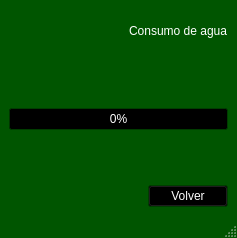
<?xml version="1.0" encoding="UTF-8"?>
<ui version="4.0">
 <class>Controladores</class>
 <widget class="QMainWindow" name="Controladores">
  <property name="geometry">
   <rect>
    <x>0</x>
    <y>0</y>
    <width>237</width>
    <height>238</height>
   </rect>
  </property>
  <property name="palette">
   <palette>
    <active>
     <colorrole role="WindowText">
      <brush brushstyle="SolidPattern">
       <color alpha="255">
        <red>255</red>
        <green>255</green>
        <blue>255</blue>
       </color>
      </brush>
     </colorrole>
     <colorrole role="Button">
      <brush brushstyle="SolidPattern">
       <color alpha="255">
        <red>0</red>
        <green>0</green>
        <blue>0</blue>
       </color>
      </brush>
     </colorrole>
     <colorrole role="Light">
      <brush brushstyle="SolidPattern">
       <color alpha="255">
        <red>0</red>
        <green>127</green>
        <blue>0</blue>
       </color>
      </brush>
     </colorrole>
     <colorrole role="Midlight">
      <brush brushstyle="SolidPattern">
       <color alpha="255">
        <red>0</red>
        <green>106</green>
        <blue>0</blue>
       </color>
      </brush>
     </colorrole>
     <colorrole role="Dark">
      <brush brushstyle="SolidPattern">
       <color alpha="255">
        <red>0</red>
        <green>42</green>
        <blue>0</blue>
       </color>
      </brush>
     </colorrole>
     <colorrole role="Mid">
      <brush brushstyle="SolidPattern">
       <color alpha="255">
        <red>0</red>
        <green>56</green>
        <blue>0</blue>
       </color>
      </brush>
     </colorrole>
     <colorrole role="Text">
      <brush brushstyle="SolidPattern">
       <color alpha="255">
        <red>255</red>
        <green>255</green>
        <blue>255</blue>
       </color>
      </brush>
     </colorrole>
     <colorrole role="BrightText">
      <brush brushstyle="SolidPattern">
       <color alpha="255">
        <red>255</red>
        <green>255</green>
        <blue>255</blue>
       </color>
      </brush>
     </colorrole>
     <colorrole role="ButtonText">
      <brush brushstyle="SolidPattern">
       <color alpha="255">
        <red>255</red>
        <green>255</green>
        <blue>255</blue>
       </color>
      </brush>
     </colorrole>
     <colorrole role="Base">
      <brush brushstyle="SolidPattern">
       <color alpha="255">
        <red>0</red>
        <green>0</green>
        <blue>0</blue>
       </color>
      </brush>
     </colorrole>
     <colorrole role="Window">
      <brush brushstyle="SolidPattern">
       <color alpha="255">
        <red>0</red>
        <green>85</green>
        <blue>0</blue>
       </color>
      </brush>
     </colorrole>
     <colorrole role="Shadow">
      <brush brushstyle="SolidPattern">
       <color alpha="255">
        <red>0</red>
        <green>0</green>
        <blue>0</blue>
       </color>
      </brush>
     </colorrole>
     <colorrole role="AlternateBase">
      <brush brushstyle="SolidPattern">
       <color alpha="255">
        <red>0</red>
        <green>42</green>
        <blue>0</blue>
       </color>
      </brush>
     </colorrole>
     <colorrole role="ToolTipBase">
      <brush brushstyle="SolidPattern">
       <color alpha="255">
        <red>255</red>
        <green>255</green>
        <blue>220</blue>
       </color>
      </brush>
     </colorrole>
     <colorrole role="ToolTipText">
      <brush brushstyle="SolidPattern">
       <color alpha="255">
        <red>0</red>
        <green>0</green>
        <blue>0</blue>
       </color>
      </brush>
     </colorrole>
    </active>
    <inactive>
     <colorrole role="WindowText">
      <brush brushstyle="SolidPattern">
       <color alpha="255">
        <red>255</red>
        <green>255</green>
        <blue>255</blue>
       </color>
      </brush>
     </colorrole>
     <colorrole role="Button">
      <brush brushstyle="SolidPattern">
       <color alpha="255">
        <red>0</red>
        <green>0</green>
        <blue>0</blue>
       </color>
      </brush>
     </colorrole>
     <colorrole role="Light">
      <brush brushstyle="SolidPattern">
       <color alpha="255">
        <red>0</red>
        <green>127</green>
        <blue>0</blue>
       </color>
      </brush>
     </colorrole>
     <colorrole role="Midlight">
      <brush brushstyle="SolidPattern">
       <color alpha="255">
        <red>0</red>
        <green>106</green>
        <blue>0</blue>
       </color>
      </brush>
     </colorrole>
     <colorrole role="Dark">
      <brush brushstyle="SolidPattern">
       <color alpha="255">
        <red>0</red>
        <green>42</green>
        <blue>0</blue>
       </color>
      </brush>
     </colorrole>
     <colorrole role="Mid">
      <brush brushstyle="SolidPattern">
       <color alpha="255">
        <red>0</red>
        <green>56</green>
        <blue>0</blue>
       </color>
      </brush>
     </colorrole>
     <colorrole role="Text">
      <brush brushstyle="SolidPattern">
       <color alpha="255">
        <red>255</red>
        <green>255</green>
        <blue>255</blue>
       </color>
      </brush>
     </colorrole>
     <colorrole role="BrightText">
      <brush brushstyle="SolidPattern">
       <color alpha="255">
        <red>255</red>
        <green>255</green>
        <blue>255</blue>
       </color>
      </brush>
     </colorrole>
     <colorrole role="ButtonText">
      <brush brushstyle="SolidPattern">
       <color alpha="255">
        <red>255</red>
        <green>255</green>
        <blue>255</blue>
       </color>
      </brush>
     </colorrole>
     <colorrole role="Base">
      <brush brushstyle="SolidPattern">
       <color alpha="255">
        <red>0</red>
        <green>0</green>
        <blue>0</blue>
       </color>
      </brush>
     </colorrole>
     <colorrole role="Window">
      <brush brushstyle="SolidPattern">
       <color alpha="255">
        <red>0</red>
        <green>85</green>
        <blue>0</blue>
       </color>
      </brush>
     </colorrole>
     <colorrole role="Shadow">
      <brush brushstyle="SolidPattern">
       <color alpha="255">
        <red>0</red>
        <green>0</green>
        <blue>0</blue>
       </color>
      </brush>
     </colorrole>
     <colorrole role="AlternateBase">
      <brush brushstyle="SolidPattern">
       <color alpha="255">
        <red>0</red>
        <green>42</green>
        <blue>0</blue>
       </color>
      </brush>
     </colorrole>
     <colorrole role="ToolTipBase">
      <brush brushstyle="SolidPattern">
       <color alpha="255">
        <red>255</red>
        <green>255</green>
        <blue>220</blue>
       </color>
      </brush>
     </colorrole>
     <colorrole role="ToolTipText">
      <brush brushstyle="SolidPattern">
       <color alpha="255">
        <red>0</red>
        <green>0</green>
        <blue>0</blue>
       </color>
      </brush>
     </colorrole>
    </inactive>
    <disabled>
     <colorrole role="WindowText">
      <brush brushstyle="SolidPattern">
       <color alpha="255">
        <red>0</red>
        <green>42</green>
        <blue>0</blue>
       </color>
      </brush>
     </colorrole>
     <colorrole role="Button">
      <brush brushstyle="SolidPattern">
       <color alpha="255">
        <red>0</red>
        <green>0</green>
        <blue>0</blue>
       </color>
      </brush>
     </colorrole>
     <colorrole role="Light">
      <brush brushstyle="SolidPattern">
       <color alpha="255">
        <red>0</red>
        <green>127</green>
        <blue>0</blue>
       </color>
      </brush>
     </colorrole>
     <colorrole role="Midlight">
      <brush brushstyle="SolidPattern">
       <color alpha="255">
        <red>0</red>
        <green>106</green>
        <blue>0</blue>
       </color>
      </brush>
     </colorrole>
     <colorrole role="Dark">
      <brush brushstyle="SolidPattern">
       <color alpha="255">
        <red>0</red>
        <green>42</green>
        <blue>0</blue>
       </color>
      </brush>
     </colorrole>
     <colorrole role="Mid">
      <brush brushstyle="SolidPattern">
       <color alpha="255">
        <red>0</red>
        <green>56</green>
        <blue>0</blue>
       </color>
      </brush>
     </colorrole>
     <colorrole role="Text">
      <brush brushstyle="SolidPattern">
       <color alpha="255">
        <red>0</red>
        <green>42</green>
        <blue>0</blue>
       </color>
      </brush>
     </colorrole>
     <colorrole role="BrightText">
      <brush brushstyle="SolidPattern">
       <color alpha="255">
        <red>255</red>
        <green>255</green>
        <blue>255</blue>
       </color>
      </brush>
     </colorrole>
     <colorrole role="ButtonText">
      <brush brushstyle="SolidPattern">
       <color alpha="255">
        <red>0</red>
        <green>42</green>
        <blue>0</blue>
       </color>
      </brush>
     </colorrole>
     <colorrole role="Base">
      <brush brushstyle="SolidPattern">
       <color alpha="255">
        <red>0</red>
        <green>85</green>
        <blue>0</blue>
       </color>
      </brush>
     </colorrole>
     <colorrole role="Window">
      <brush brushstyle="SolidPattern">
       <color alpha="255">
        <red>0</red>
        <green>85</green>
        <blue>0</blue>
       </color>
      </brush>
     </colorrole>
     <colorrole role="Shadow">
      <brush brushstyle="SolidPattern">
       <color alpha="255">
        <red>0</red>
        <green>0</green>
        <blue>0</blue>
       </color>
      </brush>
     </colorrole>
     <colorrole role="AlternateBase">
      <brush brushstyle="SolidPattern">
       <color alpha="255">
        <red>0</red>
        <green>85</green>
        <blue>0</blue>
       </color>
      </brush>
     </colorrole>
     <colorrole role="ToolTipBase">
      <brush brushstyle="SolidPattern">
       <color alpha="255">
        <red>255</red>
        <green>255</green>
        <blue>220</blue>
       </color>
      </brush>
     </colorrole>
     <colorrole role="ToolTipText">
      <brush brushstyle="SolidPattern">
       <color alpha="255">
        <red>0</red>
        <green>0</green>
        <blue>0</blue>
       </color>
      </brush>
     </colorrole>
    </disabled>
   </palette>
  </property>
  <property name="windowTitle">
   <string>Panel de Control</string>
  </property>
  <property name="windowIcon">
   <iconset resource="Imagenes.qrc">
    <normaloff>:/new/prefix1/Images/folder_users.ico</normaloff>:/new/prefix1/Images/folder_users.ico</iconset>
  </property>
  <widget class="QWidget" name="centralwidget">
   <layout class="QGridLayout" name="gridLayout">
    <item row="0" column="0">
     <layout class="QVBoxLayout" name="verticalLayout">
      <item>
       <layout class="QVBoxLayout" name="verticalLayout_2">
        <item>
         <layout class="QVBoxLayout" name="contenedor_Contenido"/>
        </item>
       </layout>
      </item>
      <item>
       <layout class="QHBoxLayout" name="horizontalLayout_2">
        <item>
         <spacer name="horizontalSpacer">
          <property name="orientation">
           <enum>Qt::Horizontal</enum>
          </property>
          <property name="sizeHint" stdset="0">
           <size>
            <width>40</width>
            <height>20</height>
           </size>
          </property>
         </spacer>
        </item>
        <item>
         <widget class="QLabel" name="label">
          <property name="text">
           <string>Consumo de agua</string>
          </property>
         </widget>
        </item>
       </layout>
      </item>
      <item>
       <layout class="QHBoxLayout" name="horizontalLayout">
        <item>
         <spacer name="horizontalSpacer_2">
          <property name="orientation">
           <enum>Qt::Horizontal</enum>
          </property>
          <property name="sizeHint" stdset="0">
           <size>
            <width>40</width>
            <height>20</height>
           </size>
          </property>
         </spacer>
        </item>
        <item>
         <widget class="QLabel" name="consumido_Parcial">
          <property name="font">
           <font>
            <family>Papyrus</family>
            <pointsize>20</pointsize>
            <weight>75</weight>
            <italic>true</italic>
            <bold>true</bold>
           </font>
          </property>
          <property name="frameShadow">
           <enum>QFrame::Plain</enum>
          </property>
          <property name="midLineWidth">
           <number>0</number>
          </property>
          <property name="text">
           <string/>
          </property>
         </widget>
        </item>
       </layout>
      </item>
      <item>
       <widget class="QProgressBar" name="consumido_Total">
        <property name="maximum">
         <number>100</number>
        </property>
        <property name="value">
         <number>0</number>
        </property>
       </widget>
      </item>
      <item>
       <layout class="QHBoxLayout" name="horizontalLayout_3">
        <item>
         <spacer name="horizontalSpacer_3">
          <property name="orientation">
           <enum>Qt::Horizontal</enum>
          </property>
          <property name="sizeHint" stdset="0">
           <size>
            <width>40</width>
            <height>20</height>
           </size>
          </property>
         </spacer>
        </item>
        <item>
         <spacer name="horizontalSpacer_7">
          <property name="orientation">
           <enum>Qt::Horizontal</enum>
          </property>
          <property name="sizeHint" stdset="0">
           <size>
            <width>40</width>
            <height>20</height>
           </size>
          </property>
         </spacer>
        </item>
        <item>
         <widget class="QLabel" name="icono">
          <property name="text">
           <string/>
          </property>
          <property name="pixmap">
           <pixmap resource="Imagenes.qrc">:/new/prefix1/Images/Stop.png</pixmap>
          </property>
         </widget>
        </item>
        <item>
         <spacer name="horizontalSpacer_4">
          <property name="orientation">
           <enum>Qt::Horizontal</enum>
          </property>
          <property name="sizeHint" stdset="0">
           <size>
            <width>40</width>
            <height>20</height>
           </size>
          </property>
         </spacer>
        </item>
        <item>
         <widget class="QLabel" name="tiempo_REAL">
          <property name="text">
           <string/>
          </property>
         </widget>
        </item>
        <item>
         <spacer name="horizontalSpacer_5">
          <property name="orientation">
           <enum>Qt::Horizontal</enum>
          </property>
          <property name="sizeHint" stdset="0">
           <size>
            <width>40</width>
            <height>20</height>
           </size>
          </property>
         </spacer>
        </item>
        <item>
         <widget class="QLabel" name="icono_2">
          <property name="text">
           <string/>
          </property>
          <property name="pixmap">
           <pixmap resource="Imagenes.qrc">:/new/prefix1/Images/Stop.png</pixmap>
          </property>
         </widget>
        </item>
        <item>
         <spacer name="horizontalSpacer_8">
          <property name="orientation">
           <enum>Qt::Horizontal</enum>
          </property>
          <property name="sizeHint" stdset="0">
           <size>
            <width>40</width>
            <height>20</height>
           </size>
          </property>
         </spacer>
        </item>
        <item>
         <spacer name="horizontalSpacer_9">
          <property name="orientation">
           <enum>Qt::Horizontal</enum>
          </property>
          <property name="sizeHint" stdset="0">
           <size>
            <width>40</width>
            <height>20</height>
           </size>
          </property>
         </spacer>
        </item>
       </layout>
      </item>
      <item>
       <layout class="QHBoxLayout" name="horizontalLayout_4">
        <item>
         <spacer name="horizontalSpacer_6">
          <property name="orientation">
           <enum>Qt::Horizontal</enum>
          </property>
          <property name="sizeHint" stdset="0">
           <size>
            <width>40</width>
            <height>20</height>
           </size>
          </property>
         </spacer>
        </item>
        <item>
         <widget class="QPushButton" name="salida">
          <property name="text">
           <string>Volver</string>
          </property>
         </widget>
        </item>
       </layout>
      </item>
     </layout>
    </item>
   </layout>
  </widget>
  <widget class="QMenuBar" name="menubar">
   <property name="geometry">
    <rect>
     <x>0</x>
     <y>0</y>
     <width>237</width>
     <height>20</height>
    </rect>
   </property>
  </widget>
  <widget class="QStatusBar" name="statusbar"/>
 </widget>
 <resources>
  <include location="Imagenes.qrc"/>
 </resources>
 <connections/>
</ui>
